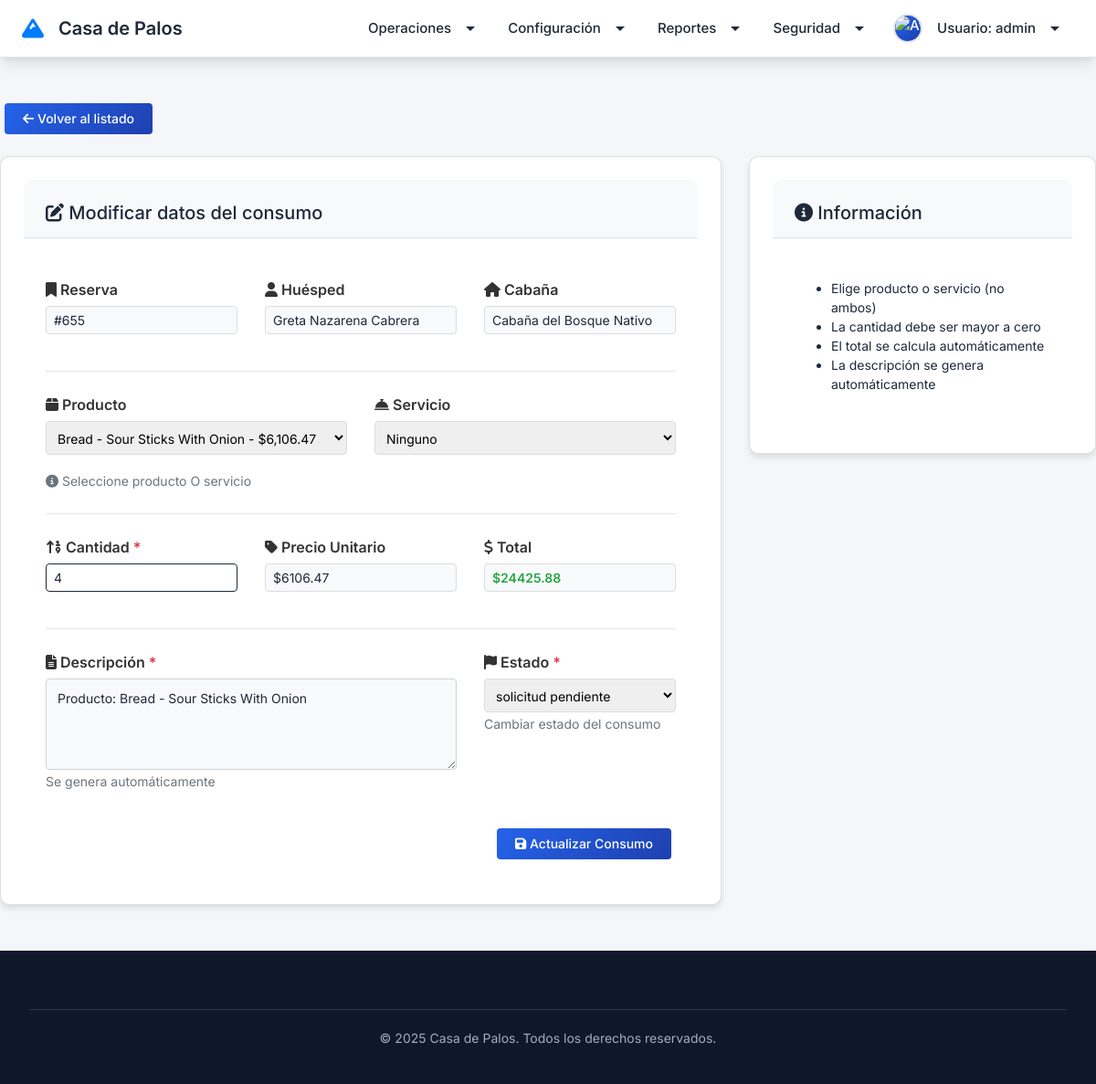
/consumos/5254/edit (signed in), run on an earlier commit of the app's database.
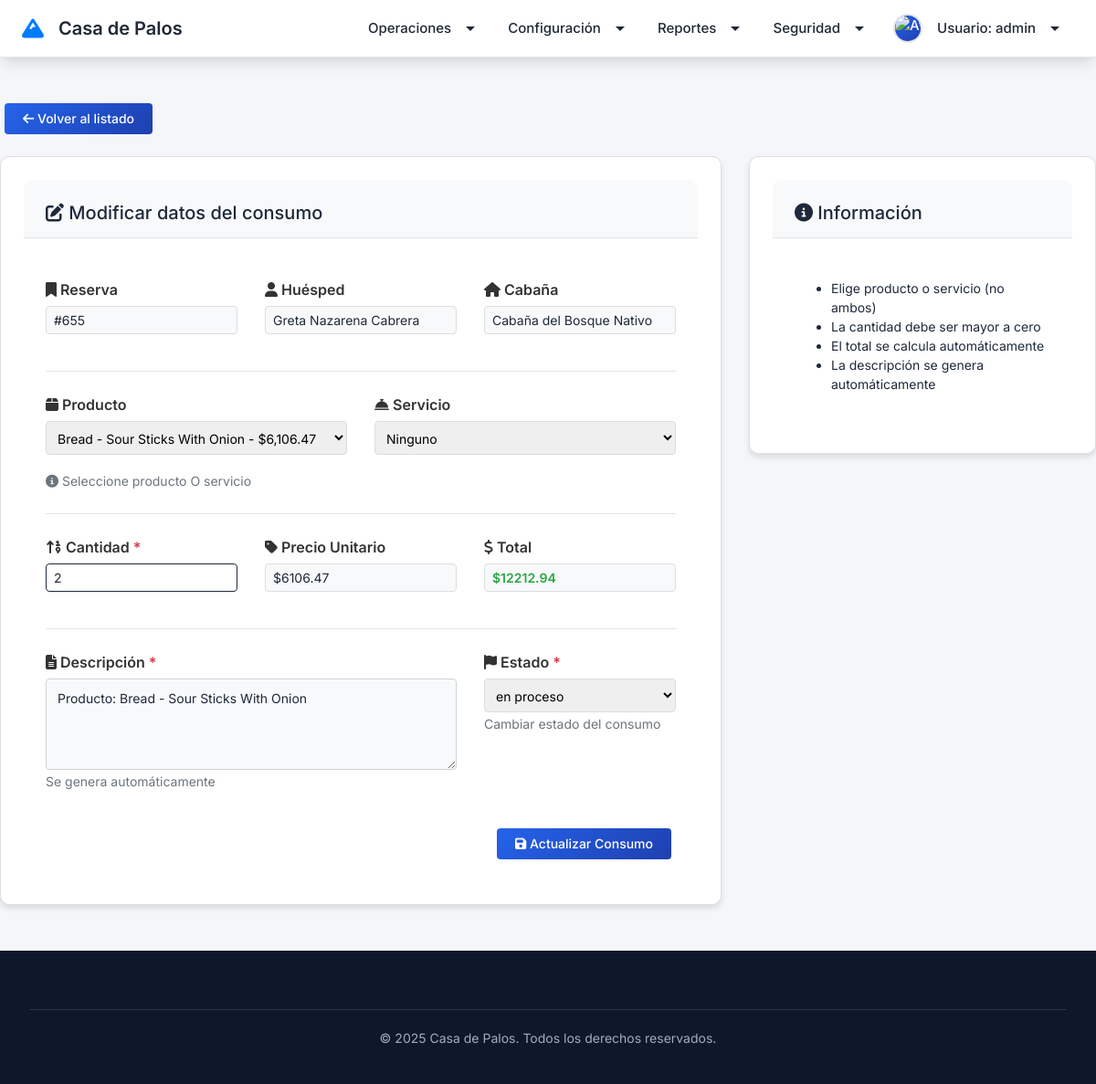
And on a later commit of the database.
### tables this page shows
CREATE TABLE `consumo` (
  `id_consumo` int NOT NULL AUTO_INCREMENT,
  `consumo_fechahora` datetime NOT NULL DEFAULT CURRENT_TIMESTAMP,
  `consumo_descripcion` varchar(400) NOT NULL,
  `consumo_cantidad` int NOT NULL,
  `consumo_total` float NOT NULL,
  `rela_reserva` int NOT NULL,
  `rela_servicio` int DEFAULT NULL,
  `rela_producto` int DEFAULT NULL,
  `rela_estadoconsumo` int NOT NULL,
  PRIMARY KEY (`id_consumo`),
  KEY `fk_consumo_reserva1_idx` (`rela_reserva`),
  KEY `fk_consumo_servicio1_idx` (`rela_servicio`),
  KEY `fk_consumo_producto1_idx` (`rela_producto`),
  KEY `fk_consumo_estadoconsumo_idx` (`rela_estadoconsumo`),
  CONSTRAINT `fk_consumo_estadoconsumo` FOREIGN KEY (`rela_estadoconsumo`) REFERENCES `estadoconsumo` (`id_estadoconsumo`),
  CONSTRAINT `fk_consumo_producto1` FOREIGN KEY (`rela_producto`) REFERENCES `producto` (`id_producto`),
  CONSTRAINT `fk_consumo_reserva1` FOREIGN KEY (`rela_reserva`) REFERENCES `reserva` (`id_reserva`),
  CONSTRAINT `fk_consumo_servicio1` FOREIGN KEY (`rela_servicio`) REFERENCES `servicio` (`id_servicio`)
);

CREATE TABLE `estadoconsumo` (
  `id_estadoconsumo` int NOT NULL AUTO_INCREMENT,
  `estadoconsumo_descripcion` varchar(100) NOT NULL,
  `estadoconsumo_estado` int NOT NULL DEFAULT '1',
  PRIMARY KEY (`id_estadoconsumo`)
);

CREATE TABLE `cabania` (
  `id_cabania` int NOT NULL AUTO_INCREMENT,
  `cabania_codigo` varchar(45) NOT NULL,
  `cabania_nombre` varchar(45) NOT NULL,
  `cabania_descripcion` varchar(400) NOT NULL,
  `cabania_capacidad` int NOT NULL,
  `cabania_precio` float NOT NULL,
  `cabania_cantidadbanios` int NOT NULL,
  `cabania_cantidadhabitaciones` int NOT NULL,
  `cabania_foto` varchar(250) NOT NULL,
  `rela_ubicacion` int NOT NULL,
  `rela_estadocabania` int NOT NULL,
  PRIMARY KEY (`id_cabania`),
  KEY `fk_cabania_ubicacion_idx` (`rela_ubicacion`),
  KEY `fk_cabania_estadocabania_idx` (`rela_estadocabania`),
  CONSTRAINT `fk_cabania_estadocabania` FOREIGN KEY (`rela_estadocabania`) REFERENCES `estadocabania` (`id_estadocabania`),
  CONSTRAINT `fk_cabania_ubicacion` FOREIGN KEY (`rela_ubicacion`) REFERENCES `ubicacion` (`id_ubicacion`)
);

CREATE TABLE `producto` (
  `id_producto` int NOT NULL AUTO_INCREMENT,
  `producto_nombre` varchar(45) NOT NULL,
  `producto_descripcion` varchar(250) NOT NULL,
  `producto_precio` float NOT NULL,
  `producto_stock` int NOT NULL,
  `producto_foto` varchar(400) NOT NULL,
  `rela_marca` int NOT NULL,
  `rela_categoria` int NOT NULL,
  `rela_estadoproducto` int NOT NULL,
  PRIMARY KEY (`id_producto`),
  KEY `fk_producto_marca_idx` (`rela_marca`),
  KEY `fk_producto_categoria1_idx` (`rela_categoria`),
  KEY `fk_producto_estadoproducto1_idx` (`rela_estadoproducto`),
  CONSTRAINT `fk_producto_categoria1` FOREIGN KEY (`rela_categoria`) REFERENCES `categoria` (`id_categoria`),
  CONSTRAINT `fk_producto_estadoproducto1` FOREIGN KEY (`rela_estadoproducto`) REFERENCES `estadoproducto` (`id_estadoproducto`),
  CONSTRAINT `fk_producto_marca` FOREIGN KEY (`rela_marca`) REFERENCES `marca` (`id_marca`)
);

### Views/admin/operaciones/consumos/formulario.php (the view, shortened to what the changed rows need)
<?php
$isEdit = isset($consumo) && !empty($consumo);
?>
<div class="content-wrapper">
    <div class="row">
        <div class="col-lg-8">
            <div class="card">
                <div class="card-body">
                    <form id="formConsumo" method="POST"
                          action="<?= $isEdit ? url('/consumos/' . $consumo['id_consumo'] . '/edit') : url('/consumos/create') ?>"
                          novalidate>
                        <div class="row">
                            <?php if ($isEdit): ?>
                                <div class="col-md-4">
                                    <div class="form-group mb-3">
                                        <label><i class="fas fa-bookmark"></i> Reserva</label>
                                        <input type="text" class="form-control form-control-sm bg-light"
                                               value="#<?= $consumo['rela_reserva'] ?>" readonly>
                                    </div>
                                </div>
                                <div class="col-md-4">
                                    <div class="form-group mb-3">
                                        <label><i class="fas fa-user"></i> Huésped</label>
                                        <input type="text" class="form-control form-control-sm bg-light"
                                               value="<?= htmlspecialchars(($consumo['huesped_nombre'] ?? '') . ' ' . ($consumo['huesped_apellido'] ?? '')) ?>" readonly>
                                    </div>
                                </div>
                                <div class="col-md-4">
                                    <div class="form-group mb-3">
                                        <label><i class="fas fa-home"></i> Cabaña</label>
                                        <input type="text" class="form-control form-control-sm bg-light"
                                               value="<?= htmlspecialchars($consumo['cabania_nombre'] ?? 'N/A') ?>" readonly>
                                    </div>
                                </div>
                            <?php endif; ?>
                        </div>
                        <?php if ($isEdit): ?>
                            <div class="row">
                                <div class="col-md-6">
                                    <div class="form-group mb-3">
                                        <label for="rela_producto"><i class="fas fa-box"></i> Producto</label>
                                        <select class="form-select form-select-sm" id="rela_producto" name="rela_producto">
                                            <?php if (isset($productos)): ?>
                                                <?php foreach ($productos as $producto): ?>
                                                    <option value="<?= $producto['id_producto'] ?>"
                                                            data-precio="<?= $producto['producto_precio'] ?>"
                                                            data-nombre="<?= htmlspecialchars($producto['producto_nombre']) ?>"
                                                            <?= ($consumo['rela_producto'] == $producto['id_producto']) ? 'selected' : '' ?>>
                                                        <?= htmlspecialchars($producto['producto_nombre']) ?> - $<?= number_format($producto['producto_precio'], 2) ?>
                                                    </option>
                                                <?php endforeach; ?>
                                            <?php endif; ?>
                                        </select>
                                    </div>
                                </div>
                                <div class="col-md-6">
                                    <div class="form-group mb-3">
                                        <label for="rela_servicio"><i class="fas fa-concierge-bell"></i> Servicio</label>
                                        <select class="form-select form-select-sm" id="rela_servicio" name="rela_servicio">
                                            <option value="">Ninguno</option>
                                        </select>
                                    </div>
                                </div>
                                <div class="col-12">
                                    <small class="text-muted"><i class="fas fa-info-circle"></i> Seleccione producto O servicio</small>
                                </div>
                            </div>
                            <hr class="my-4">
                            <div class="row">
                                <div class="col-md-4">
                                    <div class="form-group mb-3">
                                        <label for="consumo_cantidad" class="required"><i class="fas fa-sort-numeric-up"></i> Cantidad</label>
                                        <input type="number" class="form-control form-control-sm" id="consumo_cantidad" name="consumo_cantidad"
                                               value="<?= $consumo['consumo_cantidad'] ?>" required min="1" step="1">
                                    </div>
                                </div>
                                <div class="col-md-4">
                                    <div class="form-group mb-3">
                                        <label><i class="fas fa-tag"></i> Precio Unitario</label>
                                        <input type="text" class="form-control form-control-sm bg-light" id="precio_unitario" readonly
                                               value="$<?= number_format($consumo['consumo_total'] / $consumo['consumo_cantidad'], 2) ?>">
                                    </div>
                                </div>
                                <div class="col-md-4">
                                    <div class="form-group mb-3">
                                        <label><i class="fas fa-dollar-sign"></i> Total</label>
                                        <input type="text" class="form-control form-control-sm bg-light fw-bold text-success" id="consumo_total_display" readonly
                                               value="$<?= number_format($consumo['consumo_total'], 2) ?>">
                                    </div>
                                </div>
                            </div>
                            <hr class="my-4">
                            <div class="row">
                                <div class="col-md-8">
                                    <div class="form-group mb-3">
                                        <label for="consumo_descripcion" class="required"><i class="fas fa-file-alt"></i> Descripción</label>
                                        <textarea class="form-control form-control-sm bg-light" id="consumo_descripcion" name="consumo_descripcion"
                                                  rows="2" required readonly><?= htmlspecialchars($consumo['consumo_descripcion']) ?></textarea>
                                        <small class="text-muted">Se genera automáticamente</small>
                                    </div>
                                </div>
                                <div class="col-md-4">
                                    <div class="form-group mb-3">
                                        <label for="rela_estadoconsumo" class="required"><i class="fas fa-flag"></i> Estado</label>
                                        <select class="form-select form-select-sm" id="rela_estadoconsumo" name="rela_estadoconsumo" required>
                                            <?php if (isset($estadosConsumo)): ?>
                                                <?php foreach ($estadosConsumo as $estado): ?>
                                                    <option value="<?= $estado['id_estadoconsumo'] ?>"
                                                            <?= ($consumo['rela_estadoconsumo'] == $estado['id_estadoconsumo']) ? 'selected' : '' ?>>
                                                        <?= htmlspecialchars($estado['estadoconsumo_descripcion']) ?>
                                                    </option>
                                                <?php endforeach; ?>
                                            <?php endif; ?>
                                        </select>
                                        <small class="text-muted">Cambiar estado del consumo</small>
                                    </div>
                                </div>
                            </div>
                        <?php endif; ?>
                    </form>
                </div>
            </div>
        </div>
    </div>
</div>

What changed in the data, as far as the page shows it:
changed consumo "Producto: Bread - Sour Sticks With Onion": consumo_cantidad "4" → "2"; consumo_total "$24425.88" → "$12212.94"; rela_estadoconsumo "solicitud pendiente" → "en proceso"
